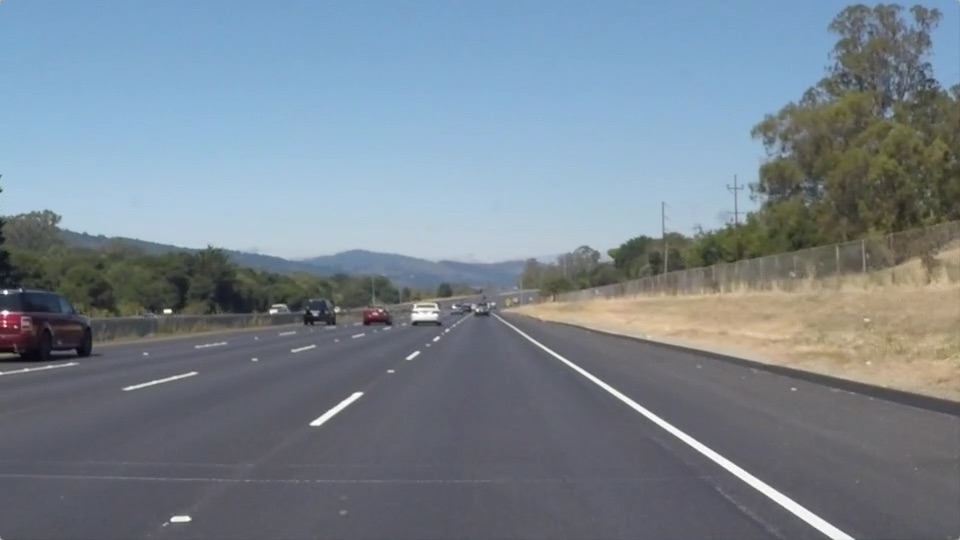
#> input picture lane-detection/test_images/solidWhiteRight.jpg, 960 x 540 px
$ jupyter execute Untitled.ipynb   (shell and % lines are left out)
#> lines starting #> are read from the running program, lines starting #| are printed output that depends on the picture
[cell 1]
import matplotlib.pyplot as plt
import matplotlib.image as mpimg
import numpy as np
import cv2

[cell 2]
# Read in and grayscale the image
# Note: in the previous example we were reading a .jpg
# Here we read a .png and convert to 0,255 bytescale
image = mpimg.imread('test_images/solidWhiteRight.jpg')
#> image is the input picture: shape (540, 960, 3); mean R, G, B 120.3, 132.6, 143.7
gray = cv2.cvtColor(image,cv2.COLOR_RGB2GRAY)
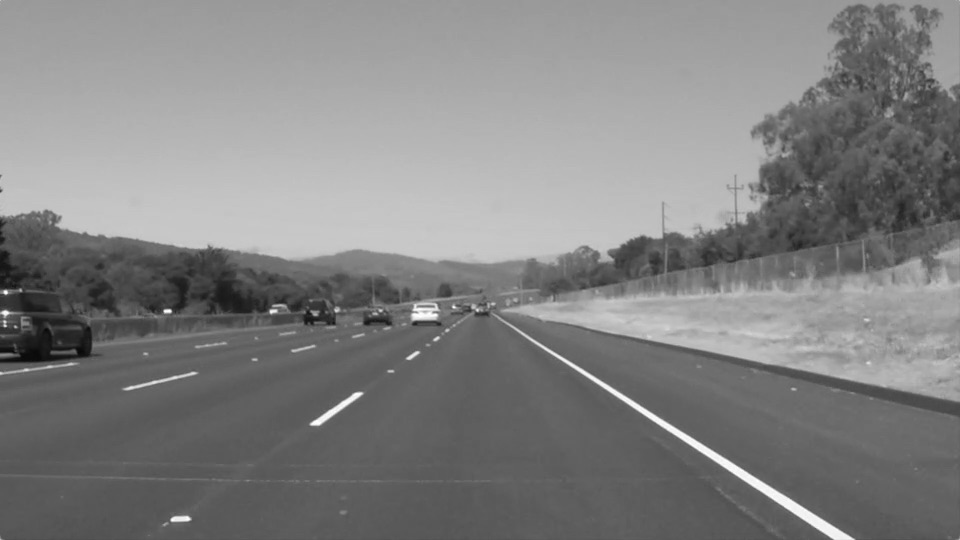
#> gray: shape (540, 960); min 8, max 255, mean 130.1

# Define a kernel size and apply Gaussian smoothing
kernel_size = 5
blur_gray = cv2.GaussianBlur(gray,(kernel_size, kernel_size),0)

# Define our parameters for Canny and apply
low_threshold = 50
high_threshold = 150
edges = cv2.Canny(blur_gray, low_threshold, high_threshold)
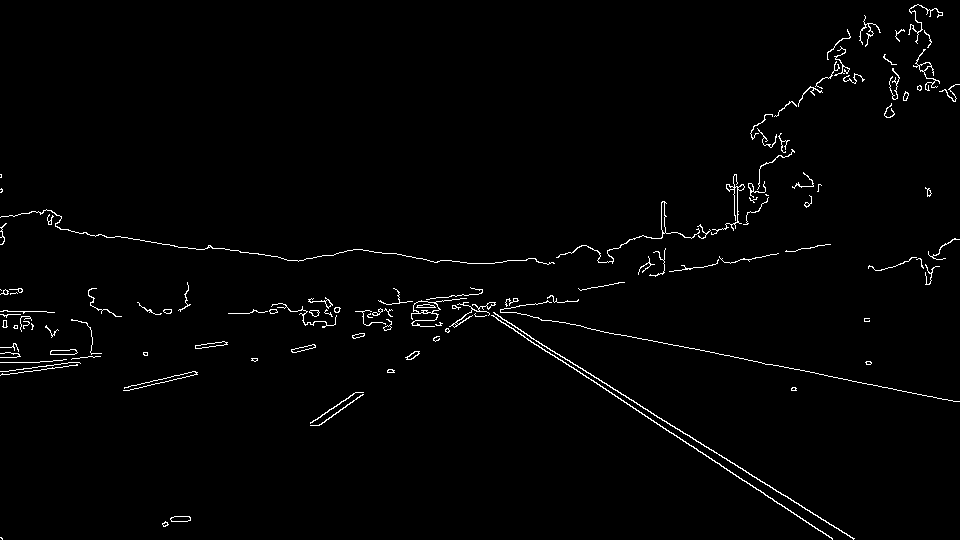
#> edges: shape (540, 960); 1.5% white in thin lines or dots

# Next we'll create a masked edges image using cv2.fillPoly()
mask = np.zeros_like(edges)
ignore_mask_color = 255

# This time we are defining a four sided polygon to mask
imshape = image.shape
#> imshape = (540, 960, 3)
vertices = np.array([[(0,imshape[0]),(0, 0), (imshape[1], 0), (imshape[1],imshape[0])]], dtype=np.int32)
#> vertices = [[0, 540], [0, 0], [960, 0], [960, 540]]
cv2.fillPoly(mask, vertices, ignore_mask_color)
#> mask: shape (540, 960); every value is 255
masked_edges = cv2.bitwise_and(edges, mask)

# Define the Hough transform parameters
# Make a blank the same size as our image to draw on
rho = 1 # distance resolution in pixels of the Hough grid
theta = np.pi/180 # angular resolution in radians of the Hough grid
threshold = 50     # minimum number of votes (intersections in Hough grid cell)
min_line_length = 20 #minimum number of pixels making up a line
max_line_gap = 1    # maximum gap in pixels between connectable line segments
line_image = np.copy(image)*0 # creating a blank to draw lines on
#> line_image: shape (540, 960, 3); every value is 0

# Run Hough on edge detected image
# Output "lines" is an array containing endpoints of detected line segments
lines = cv2.HoughLinesP(masked_edges, rho, theta, threshold, np.array([]),
                            min_line_length, max_line_gap)
#> lines = 23 rows, first 6: [512, 325, 853, 538], [624, 402, 799, 516], [663, 343, 747, 359], [848, 380, 929, 396], [150, 381, 173, 376], [18, 369, 74, 362]

# Iterate over the output "lines" and draw lines on a blank image
for line in lines:
    for x1,y1,x2,y2 in line:
        cv2.line(line_image,(x1,y1),(x2,y2),(255,0,0),10)
#> this loop made 23 passes
#> line on passes 1 to 12: [[512, 325, 853, 538]], [[624, 402, 799, 516]], [[663, 343, 747, 359]], [[848, 380, 929, 396]], [[150, 381, 173, 376]], [[18, 369, 74, 362]], [[552, 354, 620, 398]], [[7, 311, 46, 311]], [[28, 371, 52, 368]], [[310, 423, 356, 392]], [[580, 290, 601, 286]], [[239, 251, 270, 255]]
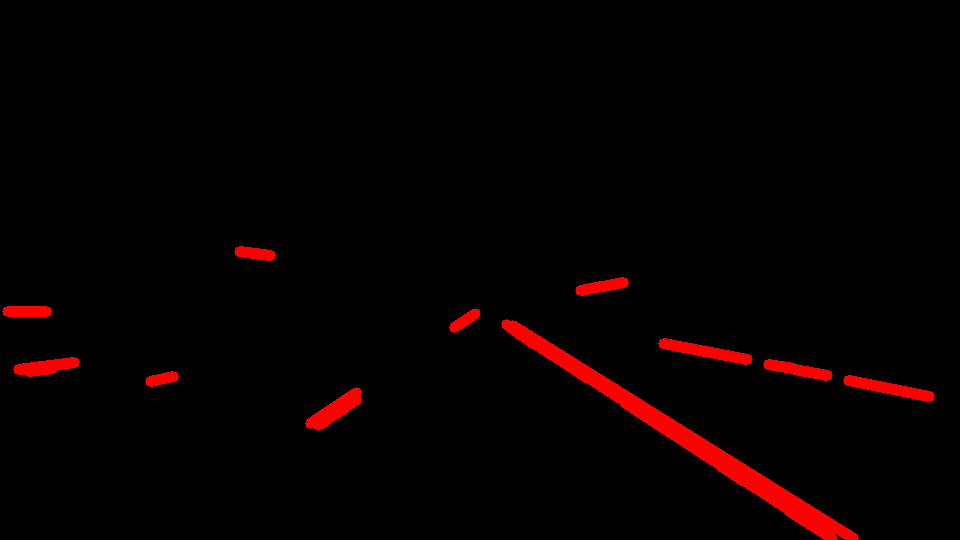
#> line_image: shape (540, 960, 3); mean R, G, B 6.9, 0, 0

# Create a "color" binary image to combine with line image
color_edges = np.dstack((edges, edges, edges))
#> color_edges: shape (540, 960, 3); 1.5% white in thin lines or dots

# Draw the lines on the edge image
lines_edges = cv2.addWeighted(color_edges, 0.8, line_image, 1, 0)
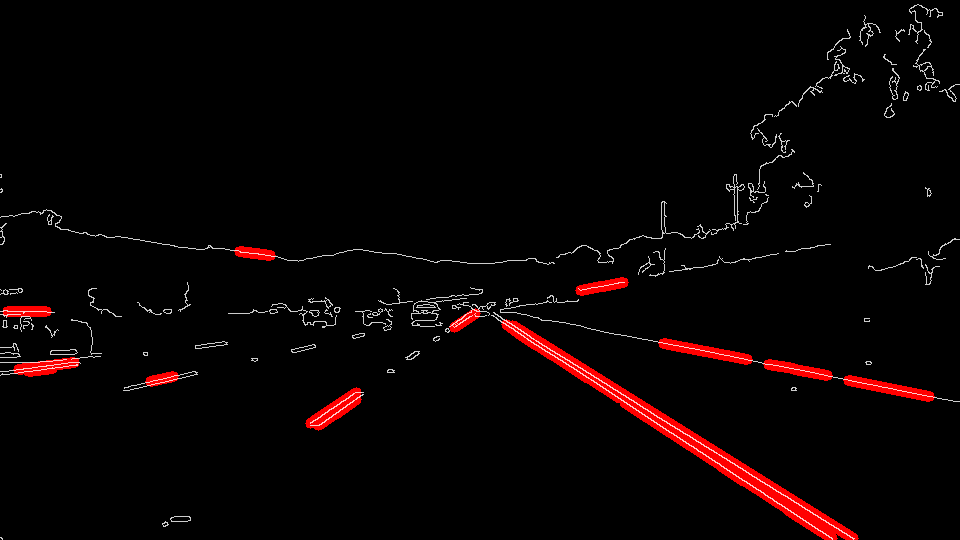
#> lines_edges: shape (540, 960, 3); mean of channels 0, 1, 2 9.2, 3.1, 3.1; drawn as R, G, B
plt.imshow(lines_edges)
